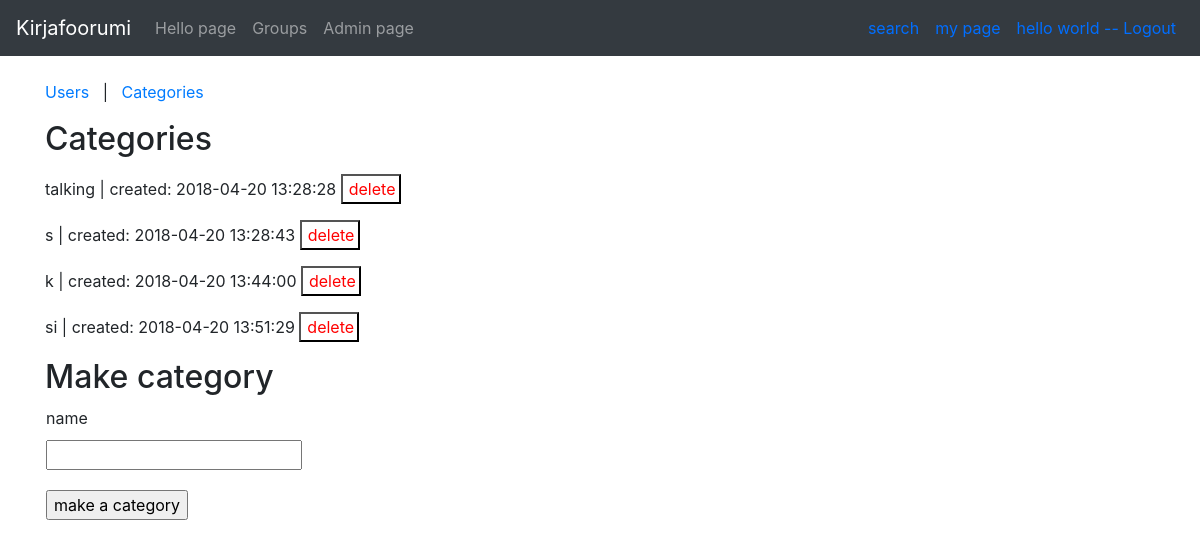
The app's page /admin/categories (signed in), older data.
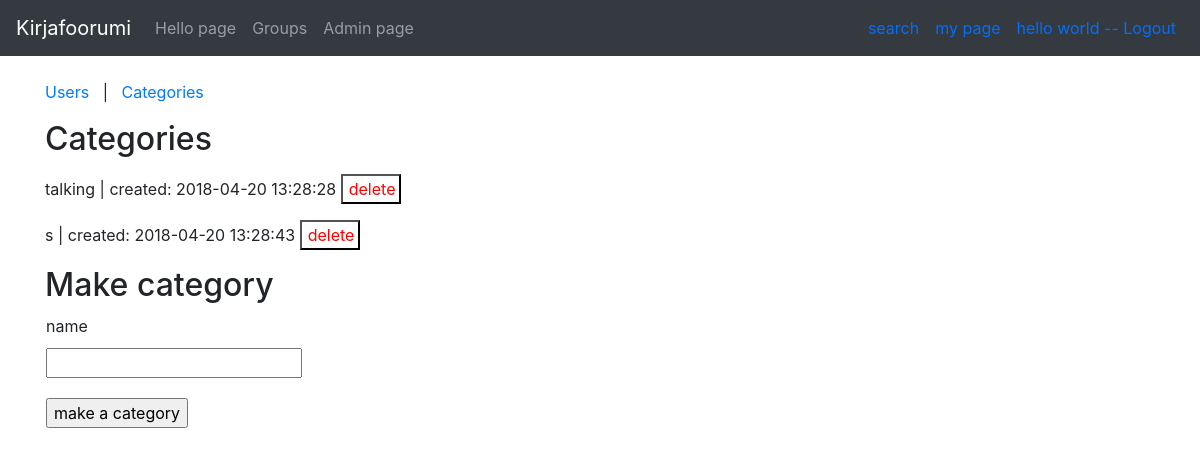
The same page, newer data.
### application/groups/models.py (models this page shows, shortened)
class Category(Base):
    name = db.Column(db.String(15), nullable=False, unique=True)

### application/management/views.py (the view, shortened to what this page needs)
@app.route("/admin/categories", methods=["GET", "POST"])
@login_required(role = "ADMIN")
def admin_categories():
    categories = Category.query.all()
    if request.method == "GET":
        return render_template("management/adminCategories.html", categories = categories, form = CategoryForm())

### application/management/forms.py
class CategoryForm(FlaskForm):
    name = StringField("name", [validators.Length(min=3)])
    class Meta:
        csrf = False

### application/__init__.py (called while the page is built)
def login_required(role="ANY"):
    def wrapper(fn):
        @wraps(fn)
        def decorated_view(*args, **kwargs):
            if not current_user.is_authenticated:
                return login_manager.unauthorized()
            unauthorized = False
            if role != "ANY":
                unauthorized = True
                if current_user.get_role().role == role:
                    unauthorized = False
                '''
                for user_role in current_user.roles():
                    if user_role == role:
                        unauthorized = False
                        break
                '''
            if unauthorized:
                return login_manager.unauthorized()
            return fn(*args, **kwargs)
        return decorated_view
    return wrapper

@login_manager.user_loader
def load_user(user_id):
    return User.query.get(user_id)

### application/auth/models.py (called while the page is built)
    def get_role(self):
        return Role.query.get(self.role_id)

### application/templates/management/adminCategories.html (shortened to what this page needs)
{% extends "layout.html" %}
{% block body %}
<p>
    <a href="{{ url_for('admin_users') }}">Users</a> &nbsp; | &nbsp;
    <a href="{{ url_for('admin_categories') }}">Categories</a>
</p>
<h2>Categories</h2>
{% for category in categories %}
<p>
    <form action="{{ url_for('delete_category', category_id=category.id) }}" method="POST" style="display: inline;">
        {{ category.name }} | created: {{ category.date_created}}
        <button style="width: 60px; height: 30px; color: red; background-color:white; display: inline;" type='submit' name='delete'>delete</button>
    </form>
</p>
{% endfor %}
<h2>Make category</h2>
<form method="POST" id="newCategory">
    <table>
        <tr>
            <td>
                {{ form.name.label }}
            </td>
        </tr>
        <tr>
            <td>
                {{ form.name }}
            </td>
        </tr>
        <tr>
            <td>
            </td>
        </tr>
        <tr>
            <td colspan="2">
                <input type="submit" value="make a category"/>
            </td>
        </tr>
    </table>
</form>
{% endblock %}

Row changes from the older to the newer data that the page shows:
removed Category: name "k", date_created "2018-04-20 13:44:00"
removed Category: name "si", date_created "2018-04-20 13:51:29"
